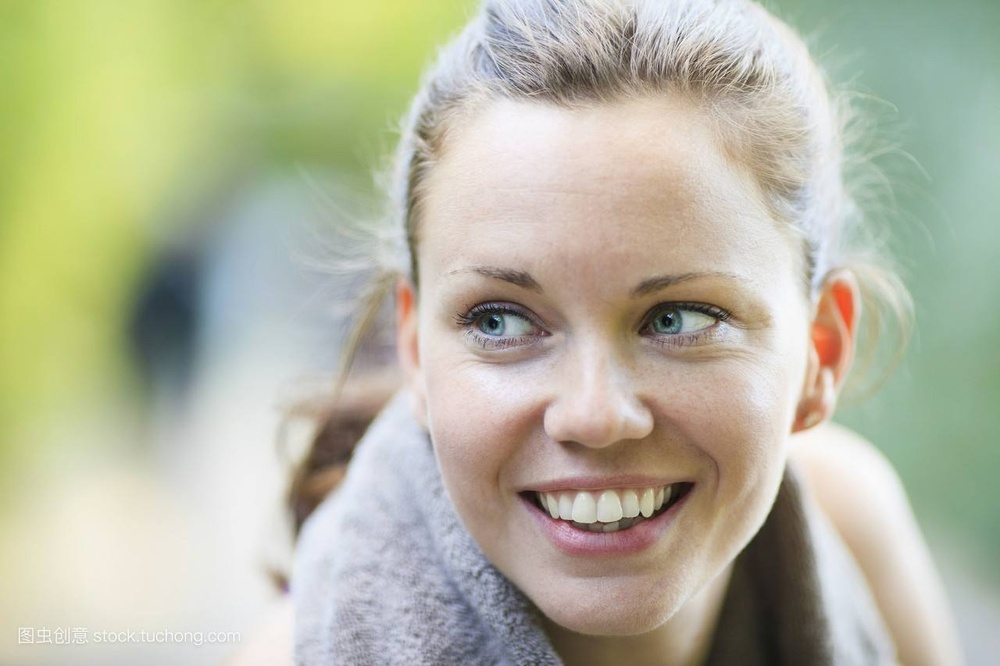
%> input picture exp02/img/1.jpg, 1000 x 666 px, shrunk from 1280 x 853 before the run
$ octave exp02_3.m   (GNU Octave 9; MATLAB toolbox functions it lacks are replaced by stand-ins)
%> lines starting %> are read from the running program, lines starting %| are printed output that depends on the picture
img1 = imread('img/1.jpg');
%> img1 is the input picture: size 666x1000x3 uint8; mean R, G, B 182.6, 183.5, 161.4
img2 = imread('img/2.jpg');
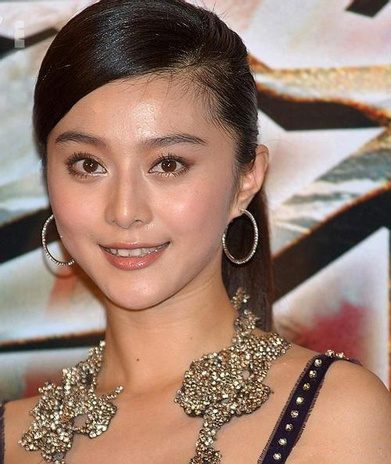
%> input picture exp02/img/2.jpg, 391 x 464 px, shrunk from 500 x 594 before the run
%> img2 is the input picture: size 464x391x3 uint8; mean R, G, B 155.5, 126.9, 112.6
img3 = imread('img/3.jpg');
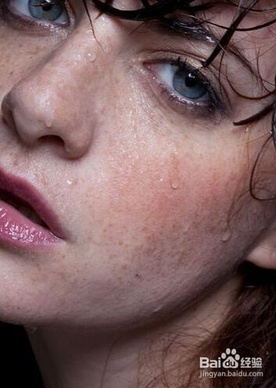
%> input picture exp02/img/3.jpg, 276 x 388 px, shrunk from 353 x 496 before the run
%> img3 is the input picture: size 388x276x3 uint8; mean R, G, B 122.7, 94.2, 94.8
img4 = imread('img/4.jpg');
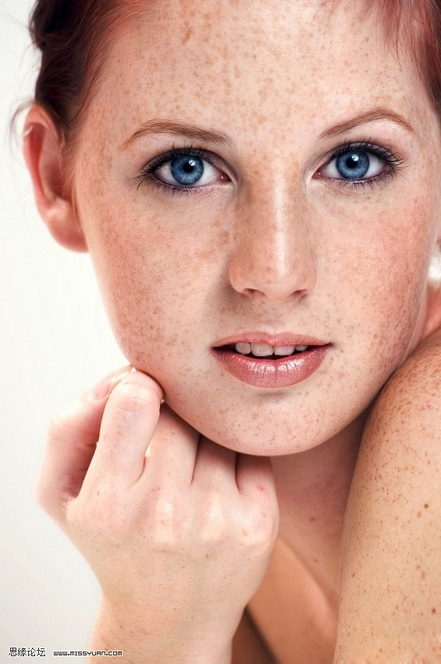
%> input picture exp02/img/4.jpg, 441 x 664 px, shrunk from 565 x 850 before the run
%> img4 is the input picture: size 664x441x3 uint8; mean R, G, B 212.4, 168.8, 152.3

filter(img1, 1);
%> figure, not shown here; panel 1: highest point at x = 222, y = 19845; panel 2: highest point at x = 0.871, y = 19415
filter(img2, 3);
%> figure, not shown here; panel 1: highest point at x = 209, y = 3802; panel 2: highest point at x = 0.82, y = 3762
filter(img3, 5);
%> call 3 of filter, with n = 5
%> in filter (call 3), `G = filter2(fspecial('average',6),G) / 255;`:
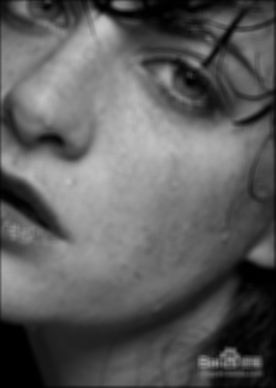
%> G: size 388x276 double; min 0, max 0.777, mean 0.367
%> figure, not shown here; panel 1: highest point at x = 0, y = 7882; panel 2: highest point at x = 0, y = 4860
filter(img4, 7);
%> call 4 of filter, with n = 7
%> in filter (call 4), `R = filter2(fspecial('average',6),R) / 255;`:
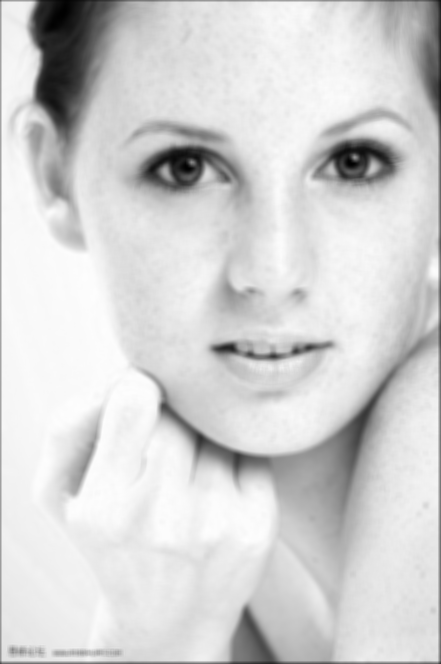
%> R: size 664x441 double; min 0.00447, max 0.997, mean 0.828
%> in filter (call 4), `B = filter2(fspecial('average',6),B) / 255;`:
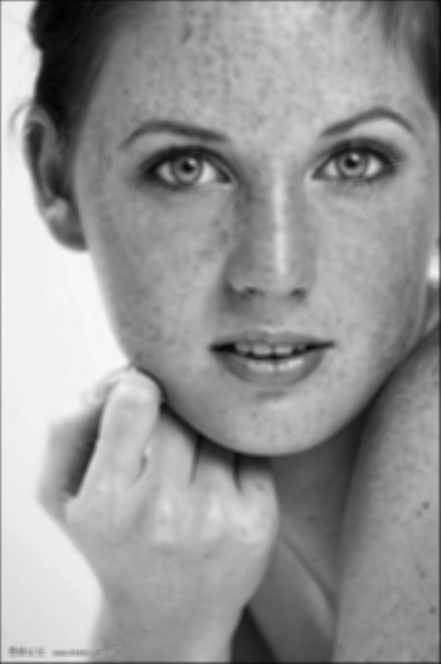
%> B: size 664x441 double; min 0.0141, max 0.973, mean 0.594
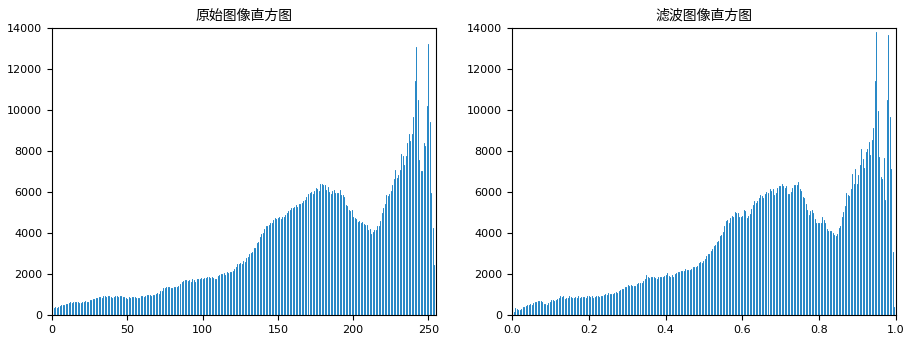
%> figure redrawn from the program's plot data, 2 panels; panel 1: highest point at x = 250, y = 13219; panel 2: highest point at x = 0.949, y = 13783

function filter(img1, n)
% 对彩色图片进行均值滤波操作
R = img1(:, :, 1);
G = img1(:, :, 2);
B = img1(:, :, 3);

R = filter2(fspecial('average',6),R) / 255;
G = filter2(fspecial('average',6),G) / 255;
B = filter2(fspecial('average',6),B) / 255;
% 对彩色图像R,G，B三个通道分别进行6×6模板的均值滤波
img2(:, :, 1) = R;
img2(:, :, 2) = G;
img2(:, :, 3) = B;

figure(n), subplot(1, 2, 1),imshow(img1);
title('原始图像');
figure(n), subplot(1, 2, 2),imshow(img2);
title('滤波图像');

figure(n + 1), subplot(1, 2, 1),imhist(img1);
title('原始图像直方图');
figure(n + 1), subplot(1, 2, 2),imhist(img2);
title('滤波图像直方图');
end
